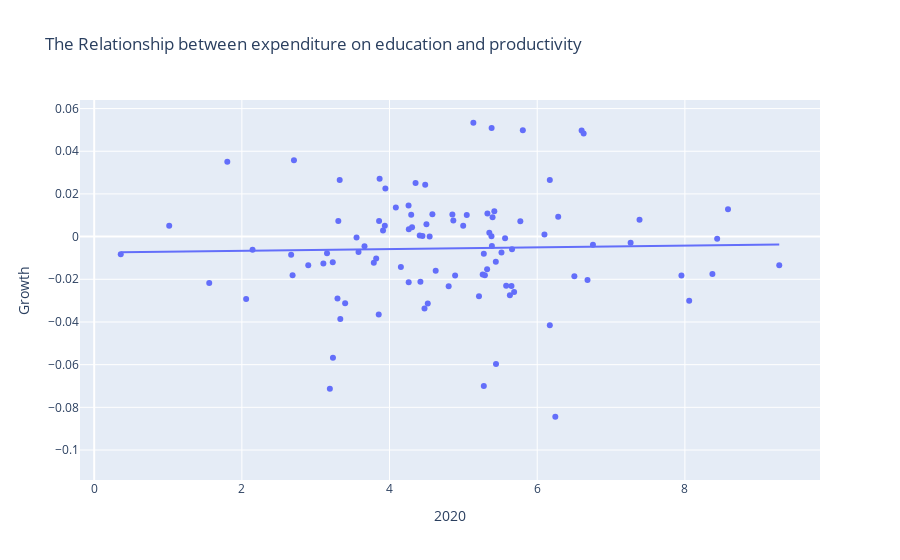

Notebook source saved alongside this figure:
### Code cell
import plotly.express as px
fig = px.scatter(df_merge,
                 x = "2020",
                 y = "Growth",
                 title= "The Relationship between expenditure on education and productivity",
                 trendline="ols")
fig
